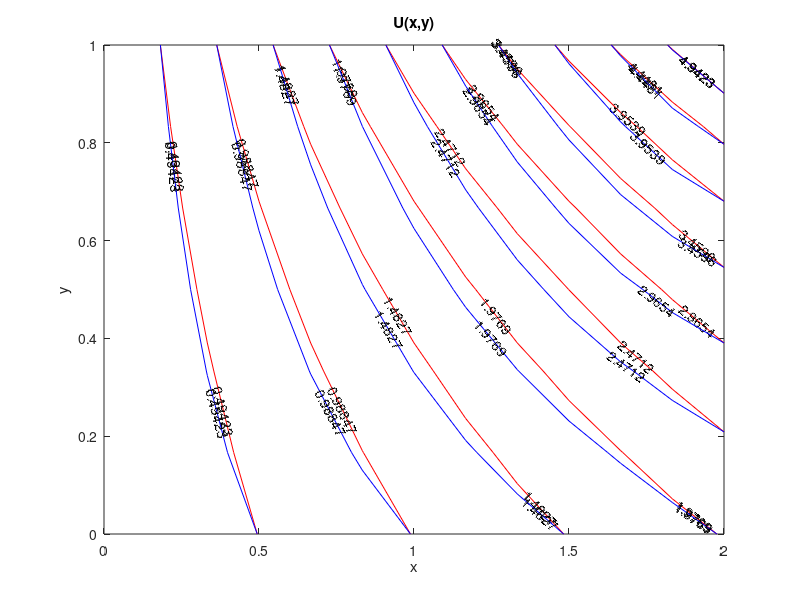

The MATLAB script that drew this image:
function crankfinal
xO=0;
xL=2;
yO=0;
yL=1;

n=11;      %n - mesh for x (in matrices for column,j)
m=5;       %m - mesh for y (in matrices for row,i )
dx=(xL-xO)/(n+1);
dy=(yL-yO)/(m+1);

%%
%Matrix A
for i=1:n*m
    A(i,i)=-2*(1/dx^2+1/dy^2);
end
for i=1:n
end
for i=1:n-1 
    %to construct lower and upper diagonal
    for j=1:m
    A(i+(j-1)*n, i+(j-1)*n+1)= (1/dx^2-2/dy^2); %upper diagonal
    A(i+(j-1)*n+1, i+(j-1)*n)= 1/dx^2;   %lower diagonal
    end
end
%to construct different Block for digonal 
for i=1:n
    for j=1:m-1
        A(i+(j-1)*n,i+j*n)= -2/dx^2+1/dy^2;     %block upper(diagonal)
       A(i+j*n,i+(j-1)*n)= 1/dy^2;            %block lower(diagonal)
    end  
end
for i=1:n-1 
    %to construct lower and upper diagonal for different block
    for j=1:m-1
    A(i+(j-1)*n, i+(j-1)*n+n+1)= 1/dx^2+1/dy^2;  %purple    
    A(i+(j-1)*n+1, i+(j-1)*n+n)= 1/dx^2;%turaqouise
  A(i+(j-1)*n+n, i+(j-1)*n+1)=1/dy^2;  %blue
    end
   
end


%%
%set up BC's (INSERT EQUATION FOR BOUNDARY EQUATIONS)

x=linspace(xO,xL,n+2);
y=linspace(yO,yL,m+2);

tle=@(x,y)0;
tr=@(x,y)2*exp(y);
tso=@(x,y)x;
tn=@(x,y)exp(1)*x;


%%
%Matrix     p
%Matrix p is the the boundary condition in the form of matrix
p = zeros(m+2,n+2);
for j=1:n+2
    p(1,j) = tso(x(1,j),y(1,1));
    p(m+2,j) =tn(x(1,j),y(1,m+2));
end
for i=1:m+2
    p(i,1) = tle(x(1,1),y(1,i));
    p(i,n+2) = tr(x(1,n+2),y(1,i));
end
p;

%%
 %MATRIX B
 b = zeros(n*m,1);

 
 for j=1:n-2
     b(j+1,1)=(1/dy^2)*(p(1,j+2)+p(1,j+3));	%dah
     b(m*n-j,1)=(1/dx^2)*(p(m+2,n+2-j)+p(m+2,n-j))-(2/dx^2)*p(m+2,n+1-j)+(1/dy^2)*(p(m+2,n+1-j)+p(m+2,n+2-j));   %dah
     
     for k=1:m-2  
     b(k*n+1,1)=(1/dx^2)*(p(k+2,1)+p(k+3,1));
     b(k*n+n,1)=(1/dx^2)*(p(k+2,n+2)+p(k+3,n+2))+(1/dy^2)*(p(k+1,n+2)+p(k+3,n+2))-(2/dy^2)*(p(k+2,n+2)); %dah
     end  
 end
  b(1,1)=(1/dx^2)*(p(2,1)+p(3,1))+(1/dy^2)*(p(1,2)+p(1,3)); %dah
  b(n,1)=(1/dx^2)*(p(2,n+2)+p(3,n+2))+(1/dy^2)*(p(1,n+1)+p(3,n+2)+p(1,n+2))-(2/dy^2)*p(2,n+2); %dah
  b(m*n-(n-1),1)=(1/dx^2)*(p(m+1,1)+p(m+2,3)+p(m+2,1))-(2/dx^2)*p(m+2,2)+(1/dy^2)*(p(m+2,2)+p(m+2,3)); %dah
  b(m*n,1)=(1/dx^2)*(p(m+1,n+2)+p(m+2,n+2)+p(m+2,n))-(2/dx^2)*p(m+2,n+1)+(1/dy^2)*(p(m+2,n+1)+p(m+2,n+2)+p(m,n+2))-(2/dy^2)*p(m+1,n+2); %dah
  
%%
%Matrix bpoisson
          % Uxx+Uyy=f to insert equation 
f=@(x,y)x*exp(y);
bpoisson= zeros(n*m,1);
for k=n
    for i=1:m
        for j=1:n
        bpoisson(j+((i-1)*k),1)=f(x(1,j+1),y(1,i+1));%4
%         x(1,j+1)*exp(1)^ynew(i+1,1);%4*x(1,j+1)+3*ynew(i+1,1); %insert equation for poisson
        end
    end
end
bpoisson;
b=bpoisson-b;

%%    
%Jacobi &  Gauss Seidel & SOR
% dxsolve = (xL-xO)/(n*m-1);
% xsolve = xO:dxsolve:xL;
xsolve=zeros(n*m,1);
xj = xsolve;
xg = xsolve;
xs = xsolve;

L =tril(-A,-1);         %triangular
D = diag(diag(A));      %diagonal A
U = triu(-A,1);         % triangular

Tj = inv(D)*(L+U);       % hampir sama dengan T = inv(D)*(A-D) except -+
Cj = inv(D)*b;
Tg = inv(D-L)*(U);
Cg = inv(D-L)*b;

Ts = inv(D)*(L+U);
rho_Ts = max(abs(eig(Ts)));
  %w = 2/(1 + sqrt(1-rho_Ts^2));
 w=1.25;
%w=0.25;
Tw = inv(D-w*L)*((1-w)*D+w*U);
Cw = w*(inv(D-w*L))*b;
delta = 1e-5;        
N=10000000000000;
  %utk simpan tolerance
% jc=1;
% tic %mesti ada bila buat while
% while jc<=N              %N is the iteration
%     xj(:,jc+1)=Tj*xj(:,jc)+Cj;   
%     %tolerance
% %     tolerancej = norm(xj(:,jc+1)-xj(:,jc),inf)/norm(xj(:,jc+1),inf);
%    tolerancej = norm(xj(:,jc+1)-xj(:,jc),inf);
%     if tolerancej<delta
%         break
%     end
%      jc=jc+1;              %mesti ada bila buat while
% %      fprintf('n=%g tolerancej=%g\n',jc,tolerancej)
% end
% toc

g=1;
tic 
while g<=N              %N is the iteration
    xg(:,g+1)=Tg*xg(:,g)+Cg;
    %tolerance    
    %toleranceg = norm(xg(:,g+1)-xg(:,g),inf)/norm(xg(:,g+1),inf);
    toleranceg = norm(xg(:,g+1)-xg(:,g),inf);
    if toleranceg<delta
        break
    end
    g=g+1;            
%     fprintf('n=%g toleranceg=%g\n',g,toleranceg)
end
toc
s=1;
tic
while s<=N
    xs(:,s+1) = Tw*xs(:,s)+Cw;
    %tolerance
    %tolerances = norm(xs(:,s+1)-xs(:,s),inf)/norm(xs(:,s+1),inf);
    tolerances = norm(xs(:,s+1)-xs(:,s));
    if tolerances < delta
        break
    end
    s=s+1;
%     fprintf('n=%g tolerances=%g\n',s,tolerances)
end
 toc
% xj = xj(:,jc+1);
xg = xg(:,g+1);
xs = xs(:,s+1);
%%
%Preconditioned Conjugate Gradient

x0=zeros(n*m,1);	
u = x0;
r = b - A * u;
C = (D+L)*inv(D)*(D+L');
D = diag(diag(A));
C1 = tril(A) ;
C2 = inv(D)*triu(A);
pho = C2 \ (C1 \ r);
norm_b = norm(b);
 tol=1e-5;
 m_max=100000000;
iterp = 0;
tic
while( (norm(r)/norm_b > tol) & (iterp < m_max))
  a = A * pho;
  a_dot_p = a' * pho;
  lambda = (r' * pho) / a_dot_p;
  u = u + lambda * pho;
  r = r - lambda * a;
  inv_C_times_r = C2 \ (C1 \ r);
  pho = inv_C_times_r - ((inv_C_times_r' * a) / a_dot_p) * pho;
  iterp=iterp+1;
end
toc
% tic
% while iterp < m_max
%    a = A * pho;
%   a_dot_p = a' * pho;
%   lambda = (r' * pho) / a_dot_p;
%   u = u + lambda * pho;
%   r = r - lambda * a;
%   inv_C_times_r = C2 \ (C1 \ r);
%   pho = inv_C_times_r - ((inv_C_times_r' * a) / a_dot_p) * pho;
%   
%     tolerancep=norm(r)/norm_b;
%     if tolerancep<tol
%       break
%     end
%  iterp=iterp+1;
%  %fprintf('n=%g tolerancep=%g\n',iterp,tolerancep)
% end
% toc
  u;
  %iterationj=jc
  iterationg=g
  iterations=s
  iterationp=iterp
  

%%
%n=5
%m=4
% qfinal

qexact = p;
qdM = p;
qj = p;
qg = p;
qs = p;
qp = p;
directMethod = A\b;

for i=0:m-1
    for j=1:n
        %qexact(i+2,j+1)=ex(n*i+j,1);
        qexact(i+2,j+1)=bpoisson(n*i+j,1);
        qdM(i+2,j+1)=directMethod(n*i+j,1);
        qj(i+2,j+1)=xj(n*i+j,1);
        qg(i+2,j+1)=xg(n*i+j,1);
        qs(i+2,j+1)=xs(n*i+j,1);
        qp(i+2,j+1)=u(n*i+j,1);
    end
end

%%
%graph
% 
[x2d,y2d]=meshgrid(xO:dx:xL,yO:dy:yL); %for plot graph
contour(x2d,y2d,qexact,'r','ShowText','on')
hold on
contour(x2d,y2d,qp,'b','ShowText','on')
c = sprintf('U(x,y)');
title(c);
ylabel('y');
xlabel('x');
% [x2d,y2d]=meshgrid(xO:dx:xL,yO:dy:yL); %for plot graph
% 
% contour(x2d,y2d,qs,'b','ShowText','on')
% hold on
% contour(x2d,y2d,qj,'y','ShowText','on')
% hold on
% contour(x2d,y2d,qg,'g','ShowText','on')
% hold on
% contour(x2d,y2d,qs,'k','ShowText','on')
% hold on
% contour(x2d,y2d,qp,'m','ShowText','on')
end
